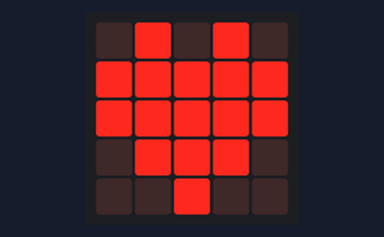
The program below on a simulated BBC micro:bit (MakeCode). Parts: the board's 5×5 LED display.

Above: at 0.1 s.
At 1.2 s:
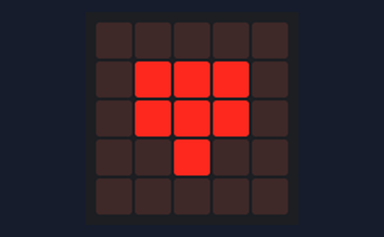
At 2.0 s:
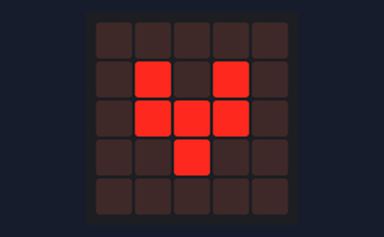
At 2.5 s:
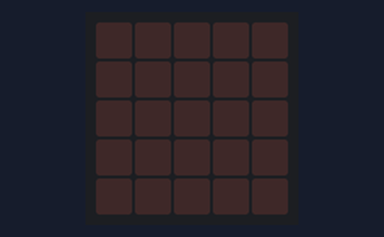

Measured:
- by itself, everything shown: repeats every 2.9 s, in 6 steps
- what the display in image 1 shows lasts 0.4 s, from 1.0 s to 1.4 s
- what the display in image 2 shows lasts 0.5 s, from 1.9 s to 2.4 s

The program:

main.ts
```typescript
basic.forever(function onForever() {
    basic.showIcon(IconNames.Heart, 500);
    basic.clearScreen();

    basic.pause(500);

    basic.showLeds(`
    . . . . .
    . # # # .
    . # # # .
    . . # . .
    . . . . .
    `);
    basic.clearScreen();

    basic.pause(500);

    basic.showIcon(IconNames.SmallHeart, 500);
    basic.clearScreen();

    basic.pause(500);
})
```
